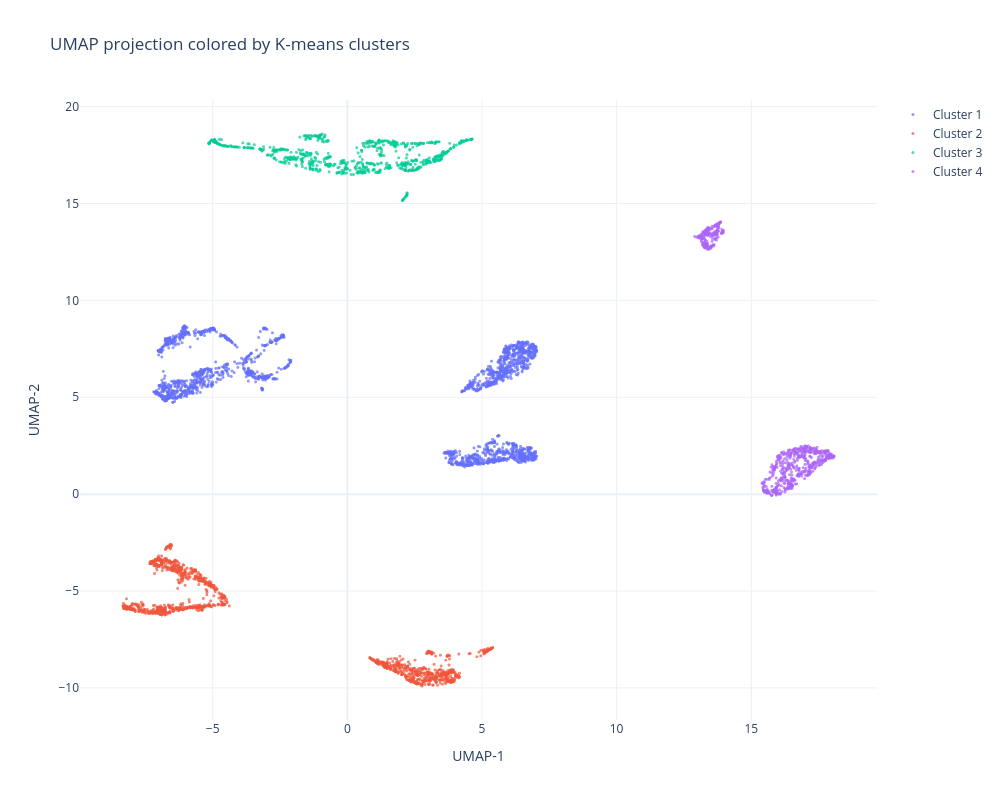

Write notebook code for a chart like this one.
### Code cell
umap_model = umap.UMAP(
    n_components=2,
    random_state=42,
)
umap_df = clustered_data.sample(min(len(clustered_data), int(umap_fraction*len(clustered_data))), random_state=42)
umap_embedding = umap_model.fit_transform(umap_df[list(clustered_data)])
umap_df['UMAP-1'] = umap_embedding[:, 0]
umap_df['UMAP-2'] = umap_embedding[:, 1]

umap_fig = go.Figure()
for cluster, cluster_df in umap_df.groupby('cluster', sort=True):
    umap_fig.add_trace(
        go.Scattergl(
            x = cluster_df['UMAP-1'],
            y = cluster_df['UMAP-2'],
            mode = 'markers',
            name = f'Cluster {cluster}',
            marker = dict(
                size = 3,
                opacity = 0.7,
            ),
        )
    )

umap_fig.update_layout(
    title = 'UMAP projection colored by K-means clusters',
    xaxis_title = 'UMAP-1',
    yaxis_title = 'UMAP-2',
    template = f'plotly_{PLOTLY_THEME}',
    height = 800,
    width = 1000,
)

umap_fig.show()

### Figure 1 — Plotly figure (JSON) as saved in the notebook; plotly's stock layout.template omitted (floating-point values rounded to 4 significant figures; data arrays with more than 128 entries replaced by an {"elided": "..."} marker saying what was removed)
{"data": [{"marker": {"opacity": 0.7, "size": 3}, "mode": "markers", "name": "Cluster 1", "type": "scattergl", "x": {"elided": "2094 float values"}, "y": {"elided": "2094 float values"}}, {"marker": {"opacity": 0.7, "size": 3}, "mode": "markers", "name": "Cluster 2", "type": "scattergl", "x": {"elided": "1339 float values"}, "y": {"elided": "1339 float values"}}, {"marker": {"opacity": 0.7, "size": 3}, "mode": "markers", "name": "Cluster 3", "type": "scattergl", "x": {"elided": "828 float values"}, "y": {"elided": "828 float values"}}, {"marker": {"opacity": 0.7, "size": 3}, "mode": "markers", "name": "Cluster 4", "type": "scattergl", "x": {"elided": "739 float values"}, "y": {"elided": "739 float values"}}], "layout": {"height": 800, "title": {"text": "UMAP projection colored by K-means clusters"}, "width": 1000, "xaxis": {"title": {"text": "UMAP-1"}}, "yaxis": {"title": {"text": "UMAP-2"}}}}
